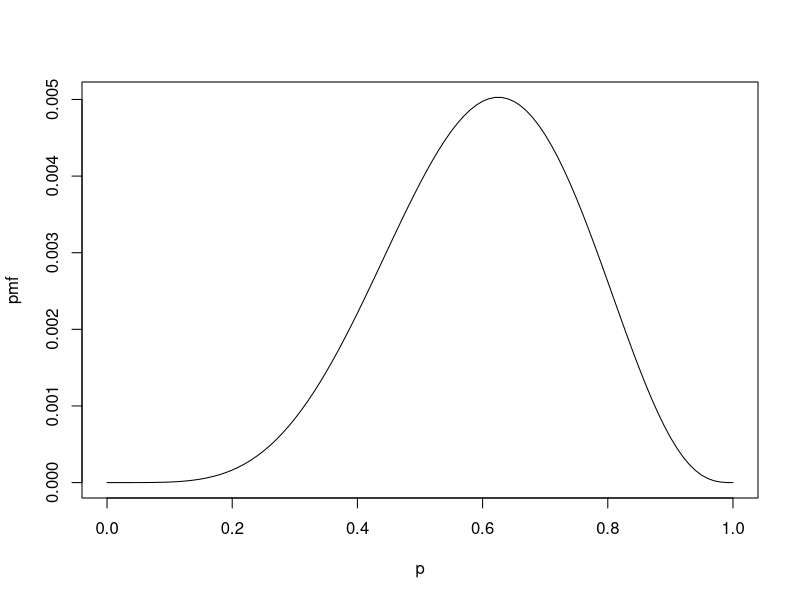

Source code (R): (Note: this script raises an error after producing the figure.)
# Zadanie 1

dataZ1 <- c(0, 0, 0, 1, 0, 1, 0, 1)

p <- seq(0, 1, by = 0.01)
pmf <- p^5*(1-p)^3
plot(p, pmf, type='l')

logLikZ1 <- \(p) 5*log(p) + 3*log(1-p)

## Newton max algo
maxLik::maxNR(logLikZ1, grad = NULL, hess = NULL, start = 0.01)
maxLik::maxNR(logLikZ1, grad = \(p) 5/p - 3/(1-p), start = 0.01)
maxLik::maxNR(logLikZ1, grad = \(p) 5/p - 3/(1-p),
              hess = \(p) -5/p^2 - 3/(1-p)^2,
              start = 0.01)

optimize(logLikZ1, seq(0, 1, by = 0.01), maximum = TRUE)

# Zadanie 2

dataZ2 <- c(3, 4, 3, 7)
# \lambda^k \exp(-lambda) / k!
# likelihood - \prod_{i=1}^n \frac{l\lambda^{x_i} * \exp(-\lambda){x_i!}

likPoiss <- function(data){
  n <- length(data)
  \(l) prod(exp(-l) * l^(data) / factorial(data))
}

logLikPoiss <- function(data){
  n <- length(data)
  fact <- data |> sapply(factorial) |> log() |> sum()
  \(l) log(l) * sum(data) - n*l - fact
}

# 4.25
estimateZ2 <- maxLik::maxNR(logLikPoiss(daneZ2), start=1)$estimate

plotZ2 <- \(...) plot(..., type = 'l', lwd = 2, xlab = expression(lambda ~ ""),
                      ylab = expression(prod(frac(e^lambda~lambda^x[i], x[i]~"!") , i==1, N)),
                      mgp=c(1.5, 0.5, 0),
                      main="Likelihood function for Poisson given data")

seq(1, 8, by = 0.01) |> (\(x) plotZ2(x, sapply(x, likPoiss(dataZ2))))()
abline(v=estimateZ2, col = "deeppink")

# Zadanie 3
dataZ3 <- c(1.46, 0.81, 0.88, 0.53, 0.46)

likExp <- function(data){
  n <- length(data)
  \(l) l^n * exp(-l * sum(data))
}

logLikExp <- function(data){
  n <- length(data)
  \(l) n * log(l) - l * sum(data)
}

# 1.207729
estimateZ3 <- maxLik::maxNR(likExp(dataZ3), start = 1)$estimate

plotZ3 <- \(...) plot(..., type = 'l', lwd = 2, xlab = expression(lambda ~ ""),
                      ylab = expression(lambda^n~e^(-lambda~sum(x[i], i==1, N))),
                      mgp=c(1.5, 0.5, 0),
                      main="Likelihood function for exponential distribution given the data")

seq(0.5, 2, by = 0.05) |> (\(x) plotZ3(x, sapply(x, likExp(dataZ3))))()
abline(v = estimateZ3, col = "deeppink")

# Zadanie 4

## likelihood - \prod_i=1^n 1/\beta indicator(0:\beta) x_i
## beta_hat - max(x_i) - 4

dataZ4 <- c(2.13, 1.24, 2, 1.27, 0.04, 2.83)
n <- dataZ4 |> length()
beta <- seq(0.01, 5, by = 0.01)
L <- 1/beta^n

indices <- which(beta < max(dataZ4))
L[indices] <- 0
plot(beta, L, type='l')

# Zadanie 5

dataZ5 <- c(1, 2, 2, 3, 4)

likCauchy <- function(data) {
  n <- length(data)
  \(t) 1 / (pi^n * prod(1 + (data - t)^2))
}

logLikCauchy <- function(data) {
  n <- length(data)
  \(t) -n * log(pi) - sum(log(1 + (data - t)^2))
}

# 2.2212
estimateZ5 <- maxLik::maxNR(logLikCauchy(dataZ5), start = 1)$estimate

plotZ5 <- \(...) plot(..., type = 'l', lwd = 2, xlab = expression(lambda ~ ""),
                      ylab = "Likelihood",
                      mgp=c(1.5, 0.5, 0),
                      main="Likelihood function for Cauchy distribution given the data")

seq(0.5, 4, by = 0.05) |> (\(x) plotZ5(x, sapply(x, likCauchy(dataZ5))))()
abline(v = estimateZ5, col = "deeppink")

# Zadanie 6

dataZ6 <- c(51, 115, 150, 190, 217, 228, 350)

# 0.005380477
estimateZ6 <- maxLik::maxNR(logLikExp(dataZ6), start = 0.01)$estimate

# 185.8571
hoursZ6 <- 1 / estimateZ6

# Zadanie 7

dataZ7 <- c(3, 4, 3, 2, 7)

likGeom <- function(data) {
  n <- length(data)
  \(p) (1 - p)^(sum(data - 1)) * p^n
}

logLikGeom <- function(data) {
  n <- length(data)
  \(p) sum(data - 1) * log(1 - p) + n * log(p)
}

# 0.2631579
estimateZ7 <- maxLik::maxNR(logLikGeom(dataZ7), start = 0.5)$estimate

# Zadanie 8

dataZ8 <- read.csv('./PNA_Z05/Auld_Enemy.txt', sep = '\t')

# 1.462264
estimateZ8 <- maxLik::maxNR(logLikPoiss(dataZ8$Goals.England), start = 1)$estimate

# zadanie 9

dataZ9 <- read.csv('./PNA_Z05/Purse_Snatch.txt', header = FALSE)$V1

# 13.77467
estimateZ9 <- maxLik::maxNR(logLikPoiss(dataZ9), start=1)$estimate

lambdasZ9 <- seq(0, 100, by = 0.01)

plot(lambdasZ9, likPoiss(dataZ9)(lambdasZ9), type = 'l')
abline(v = estimateZ9, col = 'deeppink')

qqplot(rpois(length(dataZ9), estimateZ9), dataZ9)
qqline(dataZ9, distribution=\(p) qpois(p, estimateZ9), probs = c(0.01, 0.99))
